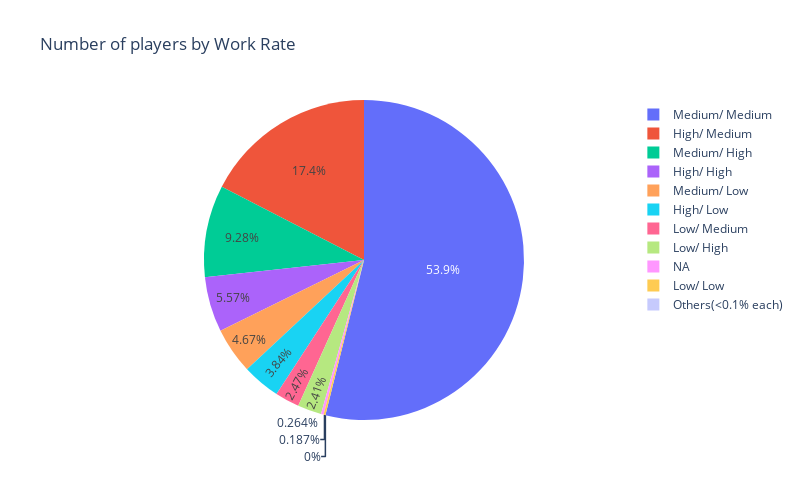
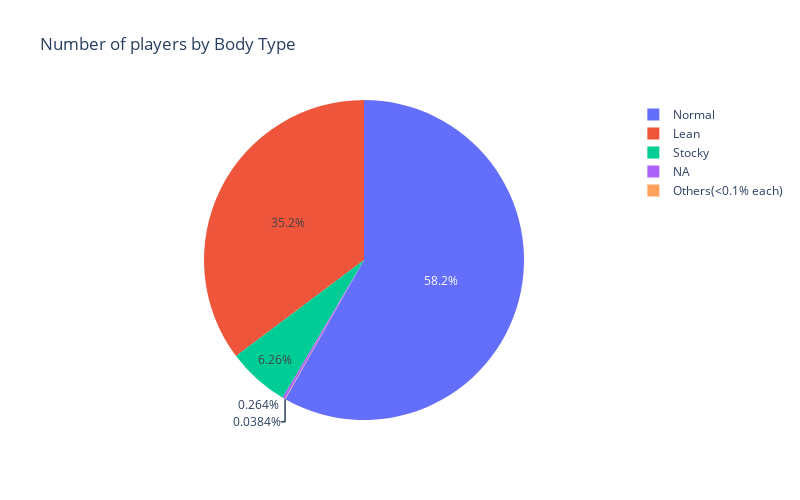

Notebook code cell kept with these figures, in order:
### Code cell
plot_pie_count(df, 'Work Rate', 0.1)
plot_pie_count(df, 'Body Type', 0.1)

### Figure 1 — Plotly figure (JSON) as saved in the notebook; plotly's stock layout.template omitted (floating-point values rounded to 4 significant figures)
{"data": [{"labels": ["Medium/ Medium", "High/ Medium", "Medium/ High", "High/ High", "Medium/ Low", "High/ Low", "Low/ Medium", "Low/ High", "NA", "Low/ Low", "Others(<0.1% each)"], "type": "pie", "values": [9810, 3173, 1690, 1015, 850, 699, 449, 439, 48, 34, 0]}], "layout": {"height": 500, "title": {"text": "Number of players by Work Rate"}, "width": 800}}

### Figure 2 — Plotly figure (JSON) as saved in the notebook; plotly's stock layout.template omitted (floating-point values rounded to 4 significant figures)
{"data": [{"labels": ["Normal", "Lean", "Stocky", "NA", "Others(<0.1% each)"], "type": "pie", "values": [10595, 6417, 1140, 48, 7]}], "layout": {"height": 500, "title": {"text": "Number of players by Body Type"}, "width": 800}}
